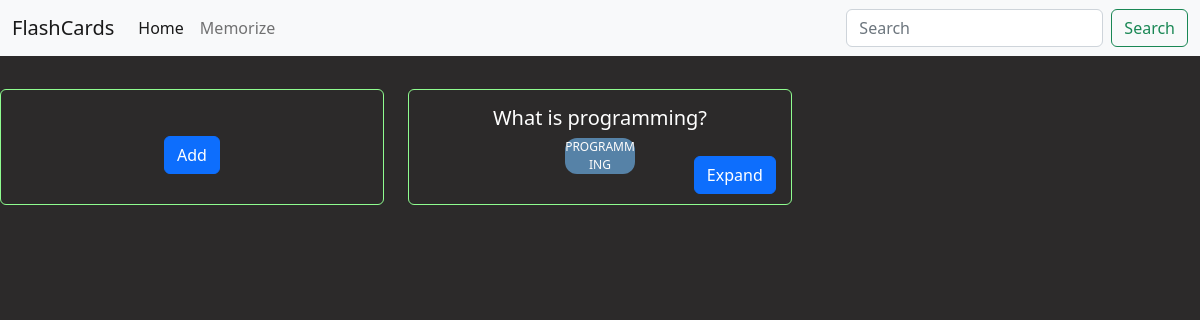
The app's page /, older data.
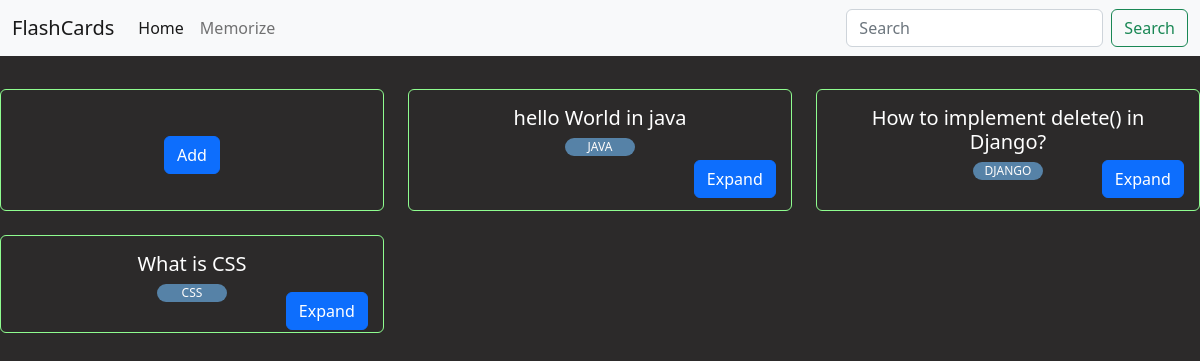
The same page, newer data.
### AppFlashCards/models.py (models this page shows, shortened)
class Data(models.Model):
    question = models.CharField(max_length=100)
    answer = models.CharField(max_length=100000)
    tag = models.CharField(max_length=20)
    choice = models.IntegerField()

### AppFlashCards/views.py (the view)
# urls.py: path('',views.index,name='index'),
def index(request):
   db_data = getdata()
   for d in db_data:
    d['tag'] = d['tag'].upper()
   return render(request,"index.html",{'db_data':db_data})

### AppFlashCards/views.py (called while the page is built)
def getdata():
    all_data = Data.objects.all()
    db_data = []
    for dt in all_data:
        temp = {'id':dt.id,'question':dt.question,'answer':dt.answer,'tag':dt.tag,'choice':dt.choice}
        db_data.append(temp)
    return db_data

### AppFlashCards/templates/index.html (shortened to what this page needs)
{%extends 'base.html'%}
    {%block content%}
    <div class="row row-cols-1 row-cols-md-3 g-4">
      <div class="col">
        <div class="card h-100" style="background-color: rgb(44, 42, 42);border:1px solid rgb(143, 253, 143);">
          <div class="card-body" style="margin: auto;
    padding-top: 46px;">
            <a class="btn btn-primary" style="display: block; margin: 0 auto;" href="{% url 'createcard'%}">Add</a>
          </div>
        </div>
      </div>
      {% for key in db_data %}
      <div class="col allcards">
          <div class="card h-100" style="background-color: rgb(44, 42, 42);border:1px solid rgb(143, 253, 143);">
            <div class="card-body" style="padding-bottom: 30px;">
              <h5 class="card-title" style="text-align:center;">{{key.question}}</h5>
              <p class="card-text" style="text-align: center;
              color: rgb(255 253 252);
              cursor: pointer;
              border-radius: 12px;
              width: 20%;
              margin: auto;
              background-color: #5682a7;font-size: 12px;">{{key.tag}}</p>
              <a href="{%url 'show' id=key.id %}" class="btn btn-primary" style="position: absolute;
              top:58%;
              right: 4%;">Expand</a>
            </div>
          </div>
        </div>
        {% endfor %}
      </div>
      {%endblock%}

### AppFlashCards/templates/base.html (shortened to what this page needs)
{% load static %}
{% get_static_prefix as STATIC_PREFIX %}
<!DOCTYPE html>
<html lang="en">
<head>
    <link href="{{STATIC_PREFIX}}bootstrap/css/bootstrap.css" rel="stylesheet">
    <link rel="stylesheet" href="{{STATIC_PREFIX}}customcss/card.css">
</head>
<body>
  <nav class="navbar navbar-expand-lg bg-light">
    <div class="container-fluid">
      <a class="navbar-brand" href="/">FlashCards</a>
      <div class="collapse navbar-collapse" id="navbarNav">
        <ul class="navbar-nav">
          <li class="nav-item">
            <a class="nav-link active" aria-current="page" href="/">Home</a>
          </li>
          <li class="nav-item">
            <a class="nav-link" href="{%url 'memorize'%}">Memorize</a>
          </li>
        </ul>
      </div>
      <form class="d-flex" role="search" method="get" action="{%url 'search'%}">
        <input class="form-control me-2" type="search" placeholder="Search" aria-label="Search" name="search-text">
        <button class="btn btn-outline-success" type="submit">Search</button>
      </form>
    </div>
  </nav>
  <hr style="color:rgb(44, 42, 42);">
  {%block content%}
  {%endblock%}
</body>

### AppFlashCards/static/customcss/card.css (style rules this page uses)
body { color: white; background-color: rgb(44, 42, 42); }

Row changes from the older to the newer data that the page shows:
removed Data: question "What is programming?", tag "PROGRAMMING"
added Data: question "hello World in java", tag "JAVA"
added Data: question "How to implement delete() in Django?", tag "DJANGO"
added Data: question "What is CSS", tag "CSS"
